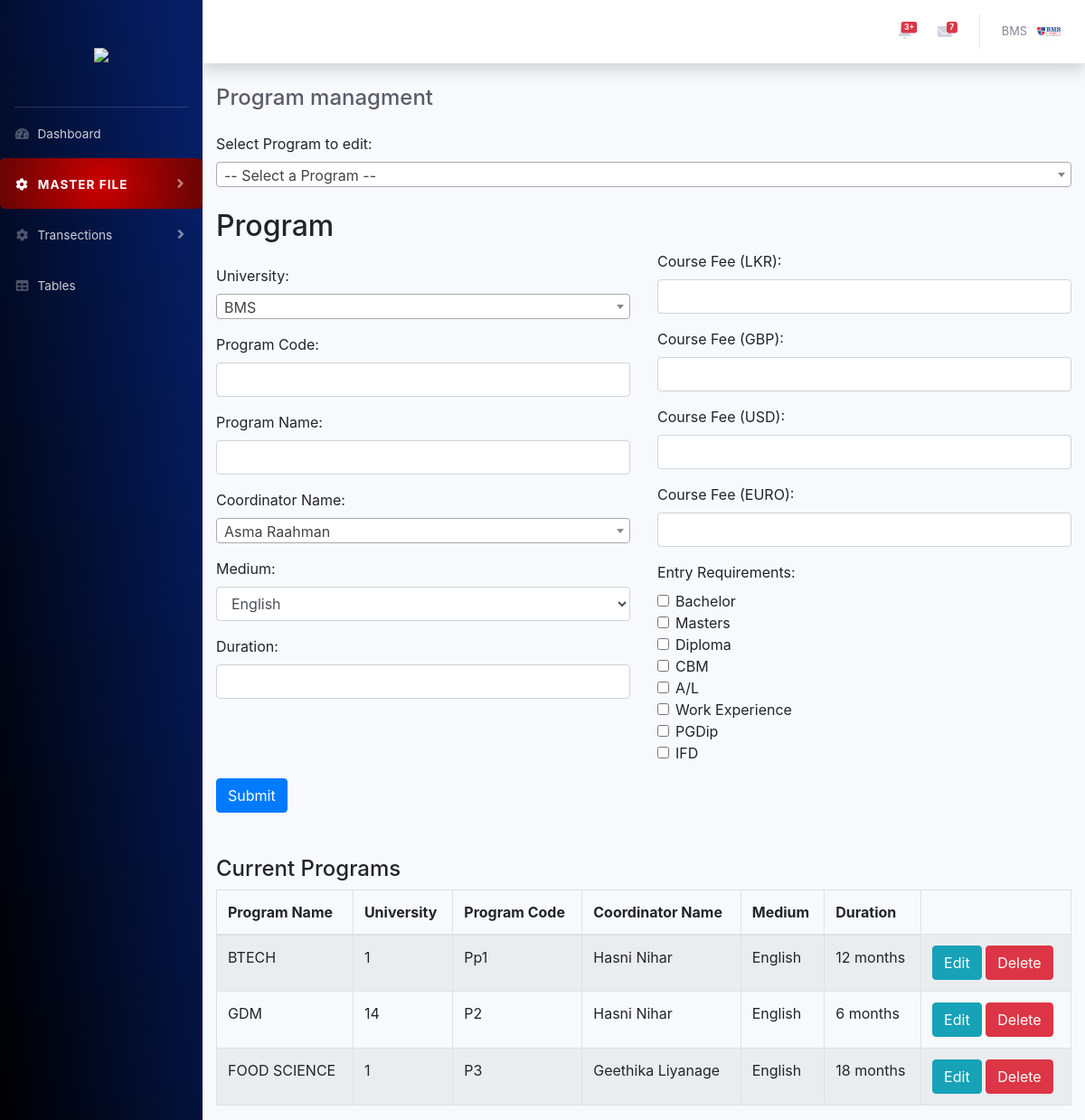
Screenshot of /create_program.php with the database file from the repository.
### tables this page shows
CREATE TABLE `criterias` (
  `id` int(11) NOT NULL,
  `criteria_code` varchar(100) NOT NULL,
  `criteria_name` varchar(255) NOT NULL,
  `created_at` timestamp NOT NULL DEFAULT current_timestamp()
);

CREATE TABLE `program_table` (
  `program_code` int(11) NOT NULL,
  `university_id` int(11) NOT NULL,
  `program_name` varchar(255) NOT NULL,
  `prog_code` varchar(50) DEFAULT NULL,
  `coordinator_name` varchar(255) DEFAULT NULL,
  `medium` enum('English','Tamil') NOT NULL,
  `duration` varchar(100) DEFAULT NULL,
  `course_fee_lkr` decimal(10,2) DEFAULT NULL,
  `course_fee_gbp` decimal(10,2) DEFAULT NULL,
  `course_fee_usd` decimal(10,2) DEFAULT NULL,
  `course_fee_euro` decimal(10,2) DEFAULT NULL,
  `entry_requirement` varchar(255) NOT NULL
);

### create_program.php (the view, shortened to what this page needs)
<?php
include("database/connection.php");
include("includes/header.php");
$criterias_result = mysqli_query($conn, "SELECT * FROM criterias");
$criterias = [];
while ($row = mysqli_fetch_assoc($criterias_result)) {
    $criterias[] = $row;
}
?>
<div id="wrapper">
    <?php include("nav.php"); ?>
    <div id="content-wrapper" class="d-flex flex-column">
        <div id="content">
            <?php include("includes/topnav.php"); ?>
            <div class="container">
                <div class="d-sm-flex align-items-center justify-content-between mb-4">
                    <h4 class="h4 mb-0 text-gray-800">Program managment</h4>
                </div>
                    <div class="form-group">
                        <label for="program_select">Select Program to edit:</label>
                    </div>
                    <h2 class="mt-4">Program </h2>
                    <form action="" method="post">
                        <div class="row">
                            <div class="col-md-6">
                                <div class="form-group">
                                    <label for="university">University:</label>
                                </div>
                                <div class="form-group">
                                    <label for="prog_code">Program Code:</label>
                                    <input type="text" class="form-control" id="prog_code" name="prog_code" required>
                                </div>
                                <div class="form-group">
                                    <label for="program_name">Program Name:</label>
                                    <input type="text" class="form-control" id="program_name" name="program_name" required>
                                </div>
                                <div class="form-group">
                                    <label for="coordinator_name">Coordinator Name:</label>
                                </div>
                                <div class="form-group">
                                    <label for="medium">Medium:</label>
                                    <select class="form-control" id="medium" name="medium" required>
                                        <option value="English">English</option>
                                    </select>
                                </div>
                                <div class="form-group">
                                    <label for="duration">Duration:</label>
                                    <input type="text" class="form-control" id="duration" name="duration">
                                </div>
                            </div>
                            <div class="col-md-6">
                                <div class="form-group">
                                    <label for="course_fee_lkr">Course Fee (LKR):</label>
                                    <input type="number" step="0.01" class="form-control" id="course_fee_lkr" name="course_fee_lkr">
                                </div>
                                <div class="form-group">
                                    <label for="course_fee_gbp">Course Fee (GBP):</label>
                                    <input type="number" step="0.01" class="form-control" id="course_fee_gbp" name="course_fee_gbp">
                                </div>
                                <div class="form-group">
                                    <label for="course_fee_usd">Course Fee (USD):</label>
                                    <input type="number" step="0.01" class="form-control" id="course_fee_usd" name="course_fee_usd">
                                </div>
                                <div class="form-group">
                                    <label for="course_fee_euro">Course Fee (EURO):</label>
                                    <input type="number" step="0.01" class="form-control" id="course_fee_euro" name="course_fee_euro">
                                </div>
                                <div class="form-group">
                                    <label>Entry Requirements:</label>
                                    <?php foreach ($criterias as $criteria): ?>
                                        <div class="form-check">
                                            <input type="checkbox" class="form-check-input" name="entry_requirement[]" value="<?php echo htmlspecialchars($criteria['criteria_name']); ?>">
                                            <label class="form-check-label"><?php echo htmlspecialchars($criteria['criteria_name']); ?></label>
                                        </div>
                                    <?php endforeach; ?>
                                </div>
                            </div>
                        </div>
                        <button type="submit" id="submit_button" class="btn btn-primary">Submit</button>
                    </form>
                    <h4 class="mt-5">Current Programs</h4>
                    <table class="table table-bordered table-striped">
                        <thead>
                            <tr>
                                <th>Program Name</th>
                                <th>University</th>
                                <th>Program Code</th>
                                <th>Coordinator Name</th>
                                <th>Medium</th>
                                <th>Duration</th>
                            </tr>
                        </thead>
                        <tbody>
                            <?php
                            $programs_result = mysqli_query($conn, "SELECT * FROM program_table");
                            while ($row = mysqli_fetch_assoc($programs_result)) {
                                echo '<tr>';
                                echo '<td>' . htmlspecialchars($row['program_name']) . '</td>';
                                echo '<td>' . htmlspecialchars($row['university_id']) . '</td>';
                                echo '<td>' . htmlspecialchars($row['prog_code']) . '</td>';
                                echo '<td>' . htmlspecialchars($row['coordinator_name']) . '</td>';
                                echo '<td>' . htmlspecialchars($row['medium']) . '</td>';
                                echo '<td>' . htmlspecialchars($row['duration']) . '</td>';
                                echo '<td>';
                                echo '<button class="btn btn-info edit-button" data-prog-code="' . htmlspecialchars($row['program_code']) . '">Edit</button>';
                                echo '<form action="" method="post" style="display:inline;">
                                    <input type="hidden" name="program_code" value="' . htmlspecialchars($row['program_code']) . '">
                                    <button type="submit" name="delete_program" class="btn btn-danger">Delete</button>
                                </form>';
                                echo '</td>';
                                echo '</tr>';
                            }
                            ?>
                        </tbody>
                    </table>
            </div>
        </div>
    </div>
</div>
</body>
</html>

### rows the page displays
criterias: criteria_name "Bachelor"
criterias: criteria_name "Masters"
criterias: criteria_name "Diploma"
criterias: criteria_name "CBM"
criterias: criteria_name "A/L"
criterias: criteria_name "Work Experience"
criterias: criteria_name "PGDip"
criterias: criteria_name "IFD"
program_table: program_name "BTECH", university "1", prog_code "Pp1", coordinator_name "Hasni Nihar", medium "English", duration "12 months"
program_table: program_name "GDM", university "14", prog_code "P2", coordinator_name "Hasni Nihar", medium "English", duration "6 months"
program_table: program_name "FOOD SCIENCE", university "1", prog_code "P3", coordinator_name "Geethika Liyanage", medium "English", duration "18 months"
